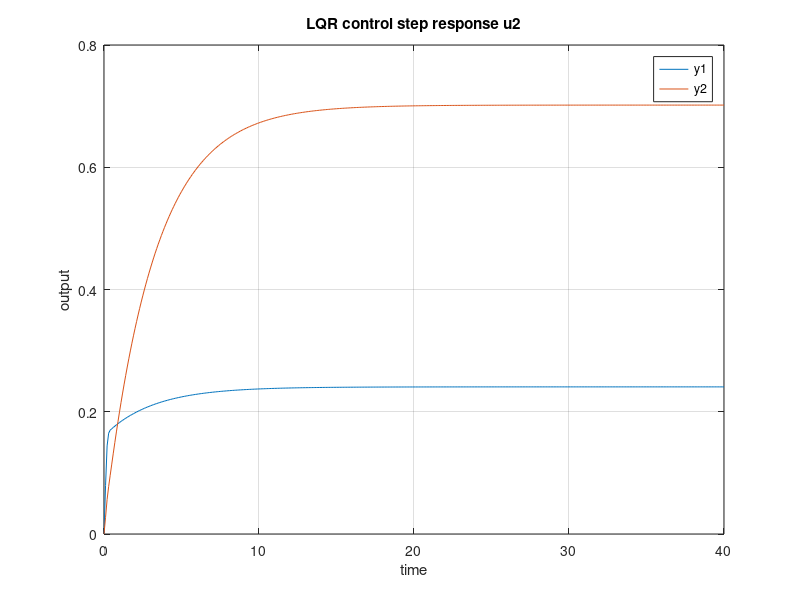

Recreate this plot in MATLAB.
% Q1
% My matriculation number is A0260014Y
% LQR approach
clc
clear
close all

a = 0;  b = 0;  c = 1;  d = 4;

A = [ -8.8487+(a-b)/5,           -0.0399,                     -5.55+(c+d)/10,               3.5846;
        -4.574                             2.501*(d+5)/(c+5),   -4.3662,                           -1.1183-(a-c)/20 ;
        3.7698,                          16.1212-c/5,               -18.2103 + (a+d)/(b+4),  4.4936;
      -8.5645-(a-b)/(c+d+2),  8.3742,                       -4.4331 ,                          -7.7181*(c+5)/(b+5) ];

B = [0.0564+b/(10+c),                       0.0319;
        0.0165-(c+d-5)/(1000+20*a),   -0.02;
       4.4939,                                       1.5985*(a+10)/(b+12);
      -1.4269,                                     -0.273 ];
C = [-3.2988,              -2.1932+(10*c+d)/(100+5*a),  0.037,      -0.0109;
    0.2922-a*b/500,    -2.1506,                                      -0.0104,    0.0163];

%%%%%
Q1=[1 0 0 0
   0 2 0 0 
   0 0 3 0 
   0 0 0 4];
% 
% Q2=[1 0 0 0
%    0 1 0 0 
%    0 0 1 0
%    0 0 0 1 ].*0.5;

R=[1 0 
   0 1];

Tau = [A  -B*inv(R)*B'; 
          -Q1  -A' ];



e = eig(Tau) ;
[V, D] = eig(Tau);
vectors = V(:,[1,2,6,8]); 
mu = vectors(5:8, :);
v = vectors(1:4, :);
P = mu*inv(v);
K_LQR = inv(R)*B'*P;

Af=A-B*K_LQR;
sys_close=ss(Af, B, C, 0);  %Should be careful about the B here.
%step(sys_close)

t=0:0.1:40;
len = size(t,2);
x0 = [0; 0; 0; 0];
u0=10*zeros(len,2);
u1=[ones(len,1),zeros(len,1)];
u2=[zeros(len,1),ones(len,1)];
% zero inputs and x0 initial state
[y, tout, x]=lsim(sys_close, u2, t, x0);
figure()
plot(t, y)
grid on
legend('y1','y2')
xlabel('time')
ylabel('output')
title('LQR control step response u2')
